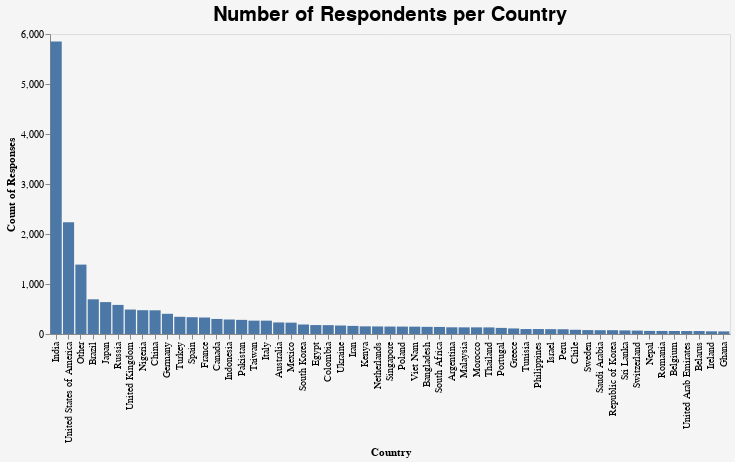

Notebook code cell kept with this figure:
### Code cell
#countries sorted by count
df_country = df_country.sort_values(by=['Count'], ascending=False)
country_sort = df_country['Country'].to_list()
chart_country_groups = chart_country(df_country)

chart_country_groups

### Figure 1 — Vega-Lite specification as saved in the notebook (floating-point values rounded to 4 significant figures)
{"usermeta": {"embedOptions": {"theme": "fivethirtyeight"}}, "config": {"view": {"continuousWidth": 400, "continuousHeight": 300}}, "data": {"name": "data-bde8267b9daa77bb0b4743e76d47d941"}, "mark": "bar", "background": "#f5f5f5", "encoding": {"x": {"type": "nominal", "axis": {"grid": false}, "field": "Country", "sort": null}, "y": {"type": "quantitative", "axis": {"grid": false}, "field": "Count", "title": "Count of Responses"}}, "title": {"text": ["Number of Respondents per Country"], "fontSize": 20, "fontWeight": 600, "subtitleFontSize": 14}, "width": 680, "$schema": "https://vega.github.io/schema/vega-lite/v4.8.1.json", "datasets": {"data-bde8267b9daa77bb0b4743e76d47d941": [{"Country": "India", "Count": 5851}, {"Country": "United States of America", "Count": 2237}, {"Country": "Other", "Count": 1388}, {"Country": "Brazil", "Count": 694}, {"Country": "Japan", "Count": 638}, {"Country": "Russia", "Count": 582}, {"Country": "United Kingdom", "Count": 489}, {"Country": "Nigeria", "Count": 476}, {"Country": "China", "Count": 474}, {"Country": "Germany", "Count": 404}, {"Country": "Turkey", "Count": 344}, {"Country": "Spain", "Count": 336}, {"Country": "France", "Count": 330}, {"Country": "Canada", "Count": 301}, {"Country": "Indonesia", "Count": 290}, {"Country": "Pakistan", "Count": 283}, {"Country": "Taiwan", "Count": 267}, {"Country": "Italy", "Count": 267}, {"Country": "Australia", "Count": 231}, {"Country": "Mexico", "Count": 227}, {"Country": "South Korea", "Count": 190}, {"Country": "Egypt", "Count": 179}, {"Country": "Colombia", "Count": 177}, {"Country": "Ukraine", "Count": 170}, {"Country": "Iran", "Count": 162}, {"Country": "Kenya", "Count": 153}, {"Country": "Netherlands", "Count": 151}, {"Country": "Singapore", "Count": 149}, {"Country": "Poland", "Count": 148}, {"Country": "Viet Nam", "Count": 147}, {"Country": "Bangladesh", "Count": 143}, {"Country": "South Africa", "Count": 141}, {"Country": "Argentina", "Count": 134}, {"Country": "Malaysia", "Count": 133}, {"Country": "Morocco", "Count": 133}, {"Country": "Thailand", "Count": 132}, {"Country": "Portugal", "Count": 122}, {"Country": "Greece", "Count": 111}, {"Country": "Tunisia", "Count": 99}, {"Country": "Philippines", "Count": 99}, {"Country": "Israel", "Count": 97}, {"Country": "Peru", "Count": 95}, {"Country": "Chile", "Count": 85}, {"Country": "Sweden", "Count": 78}, {"Country": "Saudi Arabia", "Count": 76}, {"Country": "Republic of Korea", "Count": 76}, {"Country": "Sri Lanka", "Count": 72}, {"Country": "Switzerland", "Count": 68}, {"Country": "Nepal", "Count": 62}, {"Country": "Romania", "Count": 61}, {"Country": "Belgium", "Count": 60}, {"Country": "United Arab Emirates", "Count": 59}, {"Country": "Belarus", "Count": 59}, {"Country": "Ireland", "Count": 54}, {"Country": "Ghana", "Count": 52}]}}
